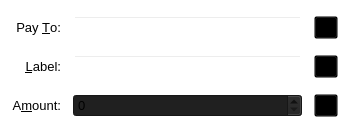
<?xml version="1.0" encoding="UTF-8"?>
<ui version="4.0">
 <class>SendCoinsEntry</class>
 <widget class="QFrame" name="SendCoinsEntry">
  <property name="geometry">
   <rect>
    <x>0</x>
    <y>0</y>
    <width>350</width>
    <height>136</height>
   </rect>
  </property>
  <property name="windowTitle">
   <string>Form</string>
  </property>
  <property name="styleSheet">
   <string notr="true">background: transparent;</string>
  </property>
  <property name="frameShape">
   <enum>QFrame::StyledPanel</enum>
  </property>
  <property name="frameShadow">
   <enum>QFrame::Sunken</enum>
  </property>
  <layout class="QGridLayout" name="gridLayout">
   <property name="spacing">
    <number>12</number>
   </property>
   <item row="3" column="0">
    <widget class="QLabel" name="label_2">
     <property name="font">
      <font>
       <pointsize>10</pointsize>
      </font>
     </property>
     <property name="styleSheet">
      <string notr="true">background: transparent;
background-color:transparent;</string>
     </property>
     <property name="text">
      <string>Pay &amp;To:</string>
     </property>
     <property name="alignment">
      <set>Qt::AlignRight|Qt::AlignTrailing|Qt::AlignVCenter</set>
     </property>
     <property name="buddy">
      <cstring>payTo</cstring>
     </property>
    </widget>
   </item>
   <item row="8" column="0">
    <widget class="QLabel" name="label">
     <property name="font">
      <font>
       <pointsize>10</pointsize>
      </font>
     </property>
     <property name="styleSheet">
      <string notr="true">background: transparent;
background-color:transparent;</string>
     </property>
     <property name="text">
      <string>A&amp;mount:</string>
     </property>
     <property name="alignment">
      <set>Qt::AlignRight|Qt::AlignTrailing|Qt::AlignVCenter</set>
     </property>
     <property name="buddy">
      <cstring>payAmount</cstring>
     </property>
    </widget>
   </item>
   <item row="5" column="0">
    <widget class="QLabel" name="label_4">
     <property name="font">
      <font>
       <pointsize>10</pointsize>
      </font>
     </property>
     <property name="styleSheet">
      <string notr="true">background: transparent;
background-color:transparent;</string>
     </property>
     <property name="text">
      <string>&amp;Label:</string>
     </property>
     <property name="alignment">
      <set>Qt::AlignRight|Qt::AlignTrailing|Qt::AlignVCenter</set>
     </property>
     <property name="buddy">
      <cstring>addAsLabel</cstring>
     </property>
    </widget>
   </item>
   <item row="5" column="1">
    <layout class="QHBoxLayout" name="horizontalLayout_2">
     <item>
      <widget class="QValidatedLineEdit" name="addAsLabel">
       <property name="font">
        <font>
         <pointsize>10</pointsize>
        </font>
       </property>
       <property name="toolTip">
        <string>Enter a label for this address to add it to your address book</string>
       </property>
      </widget>
     </item>
     <item>
      <widget class="QToolButton" name="addressBookButton">
       <property name="toolTip">
        <string>Choose address from address book</string>
       </property>
       <property name="text">
        <string/>
       </property>
       <property name="icon">
        <iconset resource="../bitcoin.qrc">
         <normaloff>:/icons/address-book</normaloff>:/icons/address-book</iconset>
       </property>
       <property name="shortcut">
        <string>Alt+A</string>
       </property>
      </widget>
     </item>
    </layout>
   </item>
   <item row="8" column="1">
    <layout class="QHBoxLayout" name="horizontalLayout">
     <item>
      <widget class="BreadCoinAmountField" name="payAmount">
       <property name="font">
        <font>
         <pointsize>10</pointsize>
        </font>
       </property>
       <property name="styleSheet">
        <string notr="true">background-color: rgb(32, 32, 32);</string>
       </property>
      </widget>
     </item>
     <item>
      <widget class="QToolButton" name="deleteButton">
       <property name="toolTip">
        <string>Remove this recipient</string>
       </property>
       <property name="text">
        <string/>
       </property>
       <property name="icon">
        <iconset resource="../bitcoin.qrc">
         <normaloff>:/icons/remove</normaloff>:/icons/remove</iconset>
       </property>
      </widget>
     </item>
    </layout>
   </item>
   <item row="3" column="1">
    <layout class="QHBoxLayout" name="payToLayout">
     <item>
      <widget class="QValidatedLineEdit" name="payTo">
       <property name="font">
        <font>
         <pointsize>10</pointsize>
        </font>
       </property>
       <property name="toolTip">
        <string>The address to send the payment to (e.g. C8gZqgY4r2RoEdqYk3QsAqFckyf9pRHN6i)</string>
       </property>
       <property name="maxLength">
        <number>80</number>
       </property>
      </widget>
     </item>
     <item>
      <widget class="QToolButton" name="pasteButton">
       <property name="toolTip">
        <string>Paste address from clipboard</string>
       </property>
       <property name="text">
        <string/>
       </property>
       <property name="icon">
        <iconset resource="../bitcoin.qrc">
         <normaloff>:/icons/editpaste</normaloff>:/icons/editpaste</iconset>
       </property>
       <property name="shortcut">
        <string>Alt+P</string>
       </property>
      </widget>
     </item>
    </layout>
   </item>
  </layout>
 </widget>
 <customwidgets>
  <customwidget>
   <class>BreadCoinAmountField</class>
   <extends>QSpinBox</extends>
   <header>bitcoinamountfield.h</header>
   <container>1</container>
  </customwidget>
  <customwidget>
   <class>QValidatedLineEdit</class>
   <extends>QLineEdit</extends>
   <header>qvalidatedlineedit.h</header>
  </customwidget>
 </customwidgets>
 <resources>
  <include location="../bitcoin.qrc"/>
 </resources>
 <connections/>
</ui>
